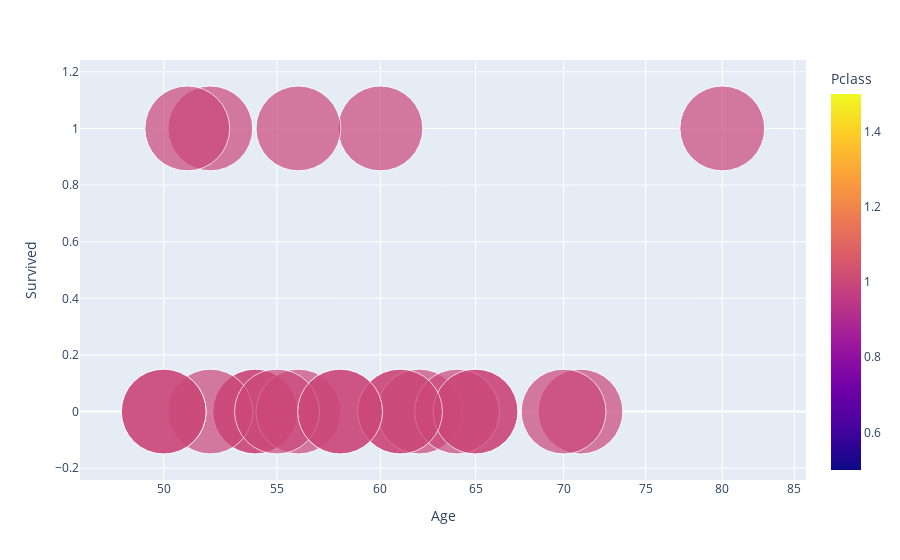

Notebook code for this chart:
### Code cell
fig = px.scatter(df.query("Age>=50 & Sex=='male'" ) , x="Age", y="Survived", size="Pclass", color="Pclass",
           hover_name="Name", log_x=True, size_max=60)
fig.show()

### Figure 1 — Plotly figure (JSON) as saved in the notebook; plotly's stock layout.template omitted (floating-point values rounded to 4 significant figures)
{"data": [{"hovertemplate": "<b>%{hovertext}</b><br><br>Age=%{x}<br>Survived=%{y}<br>Pclass=%{marker.color}<extra></extra>", "hovertext": ["McCarthy, Mr. Timothy J", "Ostby, Mr. Engelhart Cornelius", "Goldschmidt, Mr. George B", "White, Mr. Percival Wayland", "Van der hoef, Mr. Wyckoff", "Smith, Mr. James Clinch", "Stead, Mr. William Thomas", "Taussig, Mr. Emil", "Silvey, Mr. William Baird", "Fortune, Mr. Mark", "Peuchen, Major. Arthur Godfrey", "Millet, Mr. Francis Davis", "Kent, Mr. Edward Austin", "Molson, Mr. Harry Markland", "Douglas, Mr. Walter Donald", "Frolicher-Stehli, Mr. Maxmillian", "Sutton, Mr. Frederick", "Barkworth, Mr. Algernon Henry Wilson", "Simonius-Blumer, Col. Oberst Alfons", "Newell, Mr. Arthur Webster", "Crosby, Capt. Edward Gifford", "Daly, Mr. Peter Denis "], "legendgroup": "", "marker": {"color": [1, 1, 1, 1, 1, 1, 1, 1, 1, 1, 1, 1, 1, 1, 1, 1, 1, 1, 1, 1, 1, 1], "coloraxis": "coloraxis", "size": [1, 1, 1, 1, 1, 1, 1, 1, 1, 1, 1, 1, 1, 1, 1, 1, 1, 1, 1, 1, 1, 1], "sizemode": "area", "sizeref": 0.0002778, "symbol": "circle"}, "mode": "markers", "name": "", "orientation": "v", "showlegend": false, "type": "scatter", "x": [54, 65, 71, 54, 61, 56, 62, 52, 50, 64, 52, 65, 58, 55, 50, 60, 61, 80, 56, 58, 70, 51], "xaxis": "x", "y": [0, 0, 0, 0, 0, 0, 0, 0, 0, 0, 1, 0, 0, 0, 0, 1, 0, 1, 1, 0, 0, 1], "yaxis": "y"}], "layout": {"coloraxis": {"colorbar": {"title": {"text": "Pclass"}}, "colorscale": [[0, "#0d0887"], [0.1111, "#46039f"], [0.2222, "#7201a8"], [0.3333, "#9c179e"], [0.4444, "#bd3786"], [0.5556, "#d8576b"], [0.6667, "#ed7953"], [0.7778, "#fb9f3a"], [0.8889, "#fdca26"], [1, "#f0f921"]]}, "legend": {"itemsizing": "constant", "tracegroupgap": 0}, "margin": {"t": 60}, "xaxis": {"anchor": "y", "domain": [0, 1], "title": {"text": "Age"}, "type": "log"}, "yaxis": {"anchor": "x", "domain": [0, 1], "title": {"text": "Survived"}}}}
